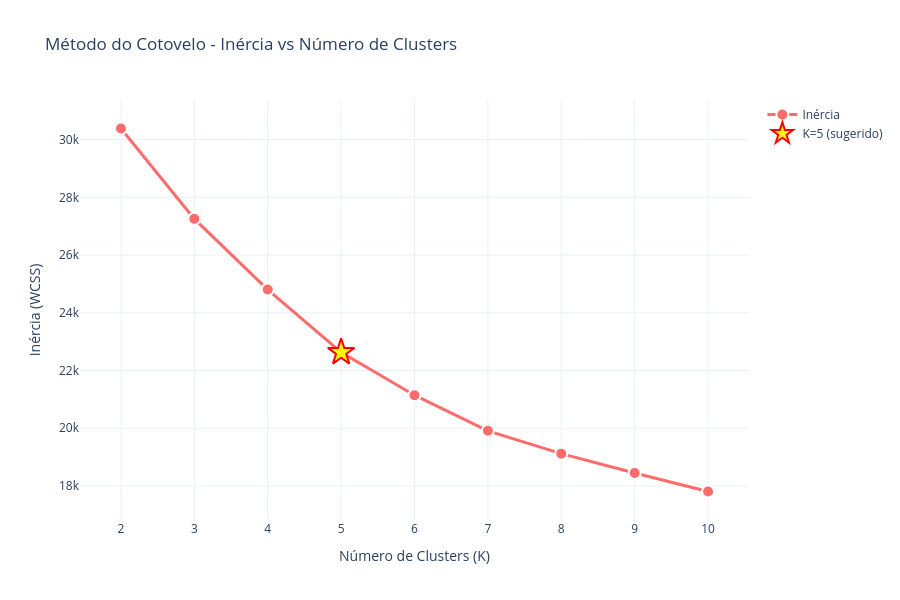

The cell this chart's notebook holds for it:
### Code cell
# ═══════════════════════════════════════════════════════════════════════════
# CÉLULA 4: Visualizar Método do Cotovelo
# ═══════════════════════════════════════════════════════════════════════════

from pathlib import Path
import matplotlib.pyplot as plt
import plotly.graph_objects as go

print("\n" + "="*80)
print("📊 VISUALIZAÇÃO DO MÉTODO DO COTOVELO")
print("="*80)
print()

# Caminho base (sobe de notebooks/ para a raiz do projeto)
base_path = Path('..')

# Diretório de saída das figuras
output_dir = base_path / 'outputs/figures'
output_dir.mkdir(parents=True, exist_ok=True)

# -------------------------------------------------------------------------
# Gráfico 1: Matplotlib (estático)
# -------------------------------------------------------------------------
fig, axes = plt.subplots(1, 2, figsize=(16, 6))

# Inércia vs K
axes[0].plot(elbow_df['K'], elbow_df['Inertia'], 'bo-', linewidth=2, markersize=10)
axes[0].set_xlabel('Número de Clusters (K)', fontsize=12, fontweight='bold')
axes[0].set_ylabel('Inércia (WCSS)', fontsize=12, fontweight='bold')
axes[0].set_title('Método do Cotovelo - Inércia vs K', fontsize=14, fontweight='bold')
axes[0].grid(True, alpha=0.3)
axes[0].set_xticks(elbow_df['K'])

# Marcar possíveis cotovelos (K=4, K=5, K=6)
for k in [4, 5, 6]:
    if k in elbow_df['K'].values:
        idx = elbow_df[elbow_df['K'] == k].index[0]
        axes[0].plot(k, elbow_df.loc[idx, 'Inertia'], 'ro', markersize=15, alpha=0.5)
        axes[0].annotate(
            f'K={k}',
            xy=(k, elbow_df.loc[idx, 'Inertia']),
            xytext=(k + 0.3, elbow_df.loc[idx, 'Inertia']),
            fontsize=10, fontweight='bold', color='red'
        )

# Taxa de redução
axes[1].plot(elbow_df['K'][1:], elbow_df['Reducao_%'][1:], 'go-', linewidth=2, markersize=10)
axes[1].set_xlabel('Número de Clusters (K)', fontsize=12, fontweight='bold')
axes[1].set_ylabel('Redução da Inércia (%)', fontsize=12, fontweight='bold')
axes[1].set_title('Taxa de Redução da Inércia', fontsize=14, fontweight='bold')
axes[1].grid(True, alpha=0.3)
axes[1].set_xticks(elbow_df['K'])
axes[1].axhline(y=5, color='r', linestyle='--', alpha=0.5, label='Limite sugerido (5%)')
axes[1].legend()

plt.tight_layout()

output_png = output_dir / '10_metodo_cotovelo.png'
plt.savefig(output_png, dpi=300, bbox_inches='tight')
print(f"✅ Gráfico salvo: {output_png}")
plt.show()

# -------------------------------------------------------------------------
# Gráfico 2: Plotly (interativo)
# -------------------------------------------------------------------------
fig = go.Figure()

fig.add_trace(go.Scatter(
    x=elbow_df['K'],
    y=elbow_df['Inertia'],
    mode='lines+markers',
    name='Inércia',
    line=dict(color='#FF6B6B', width=3),
    marker=dict(size=12, color='#FF6B6B', line=dict(width=2, color='white')),
    hovertemplate='<b>K=%{x}</b><br>Inércia: %{y:,.2f}<extra></extra>'
))

# Destacar K=5
if 5 in elbow_df['K'].values:
    k5_idx = elbow_df[elbow_df['K'] == 5].index[0]
    fig.add_trace(go.Scatter(
        x=[5],
        y=[elbow_df.loc[k5_idx, 'Inertia']],
        mode='markers',
        name='K=5 (sugerido)',
        marker=dict(size=20, color='yellow', symbol='star',
                    line=dict(width=2, color='red'))
    ))

fig.update_layout(
    title='Método do Cotovelo - Inércia vs Número de Clusters',
    xaxis_title='Número de Clusters (K)',
    yaxis_title='Inércia (WCSS)',
    template='plotly_white',
    height=600,
    hovermode='x unified',
    font=dict(size=12)
)

output_html = output_dir / '11_elbow_interativo.html'
fig.write_html(output_html)
print(f"✅ Gráfico interativo salvo: {output_html}")
fig.show()

print()
print("💡 INTERPRETAÇÃO DO COTOVELO:")
print()
print("   Procuramos o ponto onde a curva 'dobra' (cotovelo).")
print("   Antes do cotovelo: grande ganho ao adicionar clusters")
print("   Depois do cotovelo: ganho marginal diminui")
print()
print("   📌 Neste caso, o cotovelo parece estar em K = 4, 5 ou 6")
print()

### Figure 1 — Plotly figure (JSON) as saved in the notebook; plotly's stock layout.template omitted (floating-point values rounded to 4 significant figures)
{"data": [{"hovertemplate": "<b>K=%{x}</b><br>Inércia: %{y:,.2f}<extra></extra>", "line": {"color": "#FF6B6B", "width": 3}, "marker": {"color": "#FF6B6B", "line": {"color": "white", "width": 2}, "size": 12}, "mode": "lines+markers", "name": "Inércia", "type": "scatter", "x": [2, 3, 4, 5, 6, 7, 8, 9, 10], "y": [30380.0, 27250.0, 24810.0, 22630.0, 21140.0, 19910.0, 19120.0, 18450.0, 17810.0]}, {"marker": {"color": "yellow", "line": {"color": "red", "width": 2}, "size": 20, "symbol": "star"}, "mode": "markers", "name": "K=5 (sugerido)", "type": "scatter", "x": [5], "y": [22630.0]}], "layout": {"font": {"size": 12}, "height": 600, "hovermode": "x unified", "title": {"text": "Método do Cotovelo - Inércia vs Número de Clusters"}, "xaxis": {"title": {"text": "Número de Clusters (K)"}}, "yaxis": {"title": {"text": "Inércia (WCSS)"}}}}
